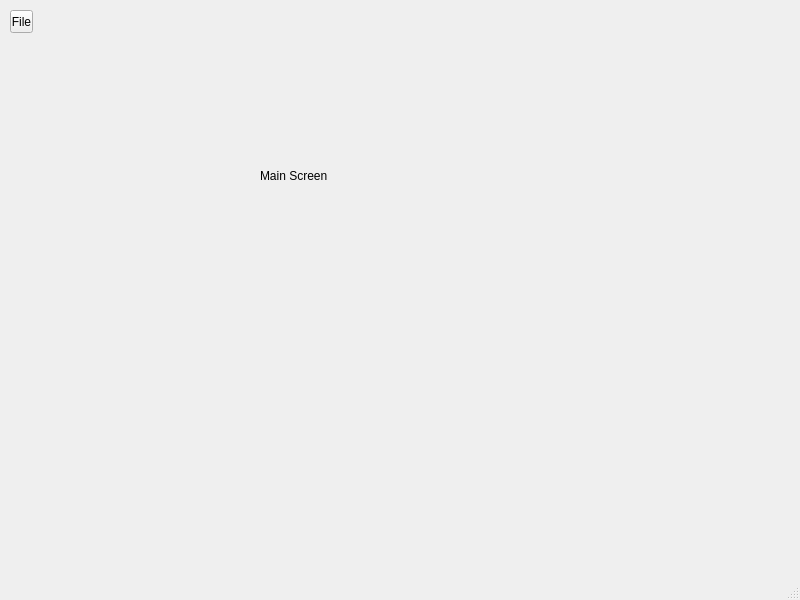
<?xml version="1.0" encoding="UTF-8"?>
<ui version="4.0">
 <class>MainWindow</class>
 <widget class="QMainWindow" name="MainWindow">
  <property name="geometry">
   <rect>
    <x>0</x>
    <y>0</y>
    <width>800</width>
    <height>600</height>
   </rect>
  </property>
  <property name="windowTitle">
   <string>MainWindow</string>
  </property>
  <widget class="QWidget" name="centralwidget">
   <widget class="QToolButton" name="toolButton">
    <property name="geometry">
     <rect>
      <x>10</x>
      <y>10</y>
      <width>23</width>
      <height>23</height>
     </rect>
    </property>
    <property name="text">
     <string>File</string>
    </property>
   </widget>
   <widget class="QLabel" name="label">
    <property name="geometry">
     <rect>
      <x>260</x>
      <y>150</y>
      <width>271</width>
      <height>51</height>
     </rect>
    </property>
    <property name="text">
     <string>Main Screen</string>
    </property>
   </widget>
  </widget>
  <widget class="QMenuBar" name="menubar">
   <property name="geometry">
    <rect>
     <x>0</x>
     <y>0</y>
     <width>800</width>
     <height>21</height>
    </rect>
   </property>
  </widget>
  <widget class="QStatusBar" name="statusbar"/>
 </widget>
 <resources/>
 <connections/>
</ui>
